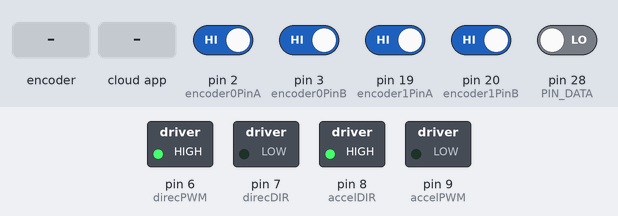
The sketch below on a simulated Arduino Mega 2560, built with avr-gcc and run on an emulated ATmega2560. Shown: switched loads named in the sketch (green lamp = pin HIGH). The inputs (shaded band) are chosen by the test bench; at power-on: pin 2 (encoder0PinA), pin 3 (encoder0PinB), pin 19 (encoder1PinA), pin 20 (encoder1PinB) HIGH, pin 28 (PIN_DATA) LOW. The ROS host is connected and sends only what is stated; pins used as bus, display or sensor lines are not drawn.

Above: at 1.2 s.
1.3 s: rotary encoder on pin 2 (encoder0PinA) / pin 3 (encoder0PinB) turned 3 steps (first pin leading)
At 3.0 s:
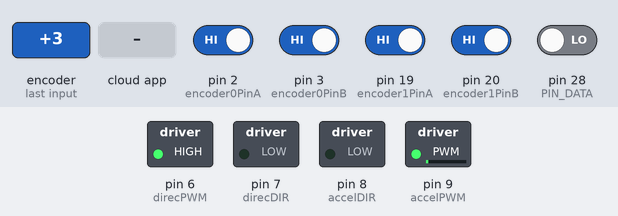
3.4 s: pin 28 (PIN_DATA) driven HIGH
At 4.3 s:
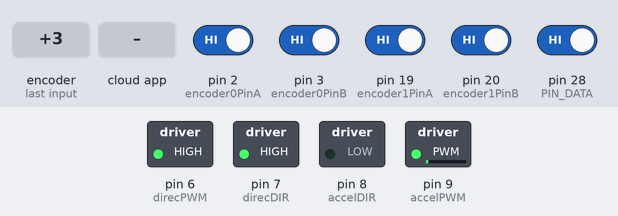
4.9 s: the phone or cloud app sets control_speed to -100
At 5.5 s:
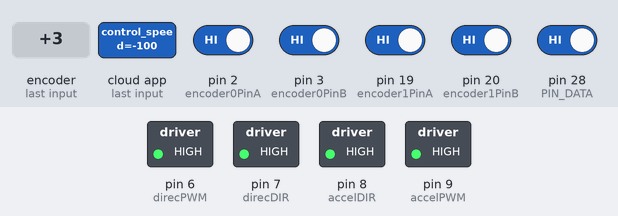
6.4 s: the phone or cloud app sets control_speed to 100
At 7.6 s:
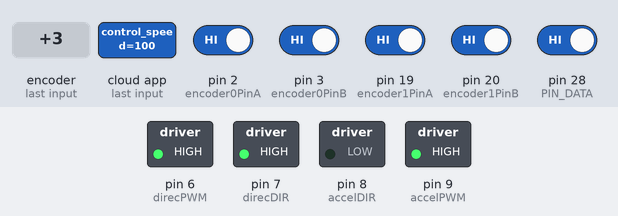
7.9 s: pin 28 (PIN_DATA) driven LOW
At 8.6 s:
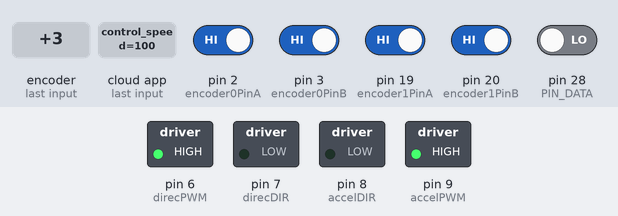
9.4 s: the phone or cloud app sets control_speed to -100
At 10.7 s:
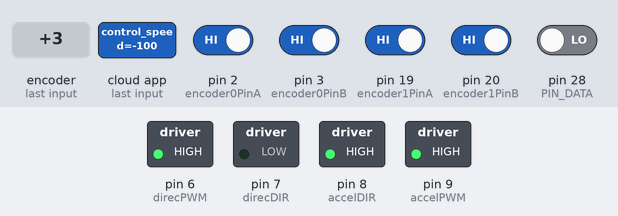
Timing chart, 0 to 12.0 s (numbered marks = the images above; inputs shaded):
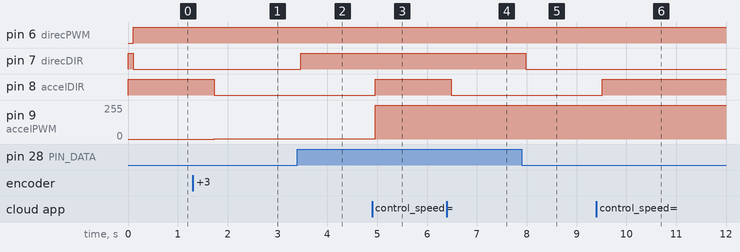

The sketch:

test.ino
```cpp
  #include <Ethernet.h>


#include <PID_v1.h>
//input:velocity from computer sent through ros
//output:pwm to motor controller
#include <ros.h>
#include <Arduino.h>
#include <std_msgs/Float64.h>
#include <std_msgs/Int32.h>

ros::NodeHandle  nh;


//*** Below are important pin configurations and constant values for absolute encoder
#define PIN_CS 24  //chip  select pin
#define PIN_CLOCK 26  //clock pin
#define PIN_DATA 28  //digital output pin
#define MID_POINT 390  // This is the amount of ticks when steering pole is straight ahead. This may change if absolite encoder loosens!! So just rostopic echo fwheel-tick and adjust

//*** Below are the pin configurations for both encoders. A is Green wire, B is White wire, Z is Yellow wire, Red and Black are 5V VCC and GND.
#define encoder0PinA 2
#define encoder0PinB 3
#define encoder0PinZ 18
#define encoder1PinA 19
#define encoder1PinB 20
#define encoder1PinZ 21
//*** Pin configurations for the motor controllers. Accel means rear motor controller, Direc means front motor controller
#define accelPWM 9
#define accelDIR 8
#define direcPWM 6
#define direcDIR 7

//*** Parameters for Acceleration PID
#define kpA 10
#define kiA 0
#define kdA 0

//*** Parameters for Direction PID
#define kpD 3
#define kiD 0.4
#define kdD 0

//*** Midpoint and threshold for steering
#define STEERING_MID 453
#define STEERING_MIN 380
#define STEERING_MAX 525

//output conencts to potentiometer of the motor controller's arduino?


double vCurrent, vTarget; //current and target speed variables
double target_angle, front_angle; // targe
double accelpwm; //variable for pwm value for acceleration
double direcpwm; //variable for pwn value for direction

//unsigned volatile short pulse0;
//unsigned volatile short pulse1;

PID accelPID (&vCurrent, &accelpwm, &vTarget, kpA, kiA, kdA, DIRECT);
PID direcPID (&front_angle, &direcpwm, &target_angle, kpD, kiD, kdD, DIRECT);

volatile int encoder0Pos = 0;
//int encoder0; //encoder0Pos before for testing CCW OR CW
//int encoder0_b; //mark the encoder0Pos when pulses change

volatile int encoder1Pos = 0;
//int encoder1; //encoder1Pos before for testing CCW OR CW
//int encoder1_b; //mark the encoder0Pos when pulse changes (this means that a revolution for the rear wheel has passed)


//std_msgs::String str_msg;
std_msgs::Float64 left_encoder;
std_msgs::Float64 right_encoder;
std_msgs::Int32 front_pwm;
std_msgs::Int32 front_target;
std_msgs::Int32 tick;
std_msgs::Int32 back_pwm;
int absencoderPos; //Numbers of ticks from absolute encoder
double left_speed;
double right_speed;
double left_tick, right_tick;


//fetch current left wheel speed from ROS
/*void currentSpeed_left(const std_msgs::Float64 &val) {
  left_speed = val.data;
} */

//fetch current right wheel speed from ROS
/*void currentSpeed_right(const std_msgs::Float64 &val) {
  right_speed = val.data;
}*/

//fetch current RAW data from absolute encoder from ROS and convert it to radians
/*void currentRadian_front(const std_msgs::Int32 &val) {
  front_angle = (double)val.data;
}*/

void targetSpeed(const std_msgs::Float64 &val) {
  vTarget = val.data;
}

void targetRadian(const std_msgs::Float64 &val) {
  target_angle = val.data / (2*PI) * 1024;
  if (target_angle > 72)
  {
    target_angle = 72;
  }
  else if (target_angle < -72)
  {
    target_angle = -72;
  }
}


//"" is the topic name, pc...--name of subscriber
//ros::Subscrirosber<std_msgs::Int32> pc_vTarget("motor_vTarget", &updateVTarget);
ros::Publisher lwheel_tick("lwheel_tick", &left_encoder);
ros::Publisher rwheel_tick("rwheel_tick", &right_encoder);
ros::Publisher fwheel_pwm("fwheel_pwm", &front_pwm);
ros::Publisher bwheel_pwm("bwheel_pwm", &back_pwm);
ros::Publisher target_tick("target_tick", &front_target);
ros::Publisher fwheel_tick("fwheel_tick", &tick);
//ros::Subscriber<std_msgs::Float64> lwheel_speed("lwheel_speed", &currentSpeed_left);  //current left wheel speed calculated by computer
//ros::Subscriber<std_msgs::Float64> rwheel_speed("rwheel_speed", &currentSpeed_right);  //current right wheel speed calculated by computer
//ros::Subscriber<std_msgs::Int32> fwheel_tick("fwheel_tick", &currentRadian_front)
ros::Subscriber<std_msgs::Float64> control_speed("control_speed", &targetSpeed); //target speed from computer
ros::Subscriber<std_msgs::Float64> control_steering("control_steering", &targetRadian); //target radians from computer

unsigned long pub_time;

void setup() {
  nh.initNode();
  //nh.subscribe(lwheel_speed);
  //nh.subscribe(rwheel_speed);
  nh.advertise(lwheel_tick);
  nh.advertise(rwheel_tick);
  nh.advertise(fwheel_pwm);
  nh.advertise(bwheel_pwm);
  nh.advertise(target_tick);
  nh.advertise(fwheel_tick);
  nh.subscribe(control_speed);
  nh.subscribe(control_steering);


  pinMode(encoder0PinA, INPUT);
  digitalWrite(encoder0PinA, HIGH);       // turn on pull-up resistor
  pinMode(encoder0PinB, INPUT);
  digitalWrite(encoder0PinB, HIGH);       // turn on pull-up resistor
  pinMode(encoder0PinZ, INPUT);
  digitalWrite(encoder0PinZ, HIGH);       // turn on pull-up resistor
  pinMode(encoder1PinA, INPUT);
  digitalWrite(encoder1PinA, HIGH);       // turn on pull-up resistor
  pinMode(encoder1PinB, INPUT);
  digitalWrite(encoder1PinB, HIGH);       // turn on pull-up resistor
  pinMode(encoder1PinZ, INPUT);
  digitalWrite(encoder1PinZ, HIGH);       // turn on pull-up resistor
  pinMode(PIN_CS, OUTPUT);
  pinMode(PIN_CLOCK, OUTPUT);
  pinMode(PIN_DATA, INPUT);
  digitalWrite(PIN_CLOCK, HIGH);
  digitalWrite(PIN_CS, LOW);
  pinMode(accelPWM, OUTPUT);
  pinMode(direcPWM, OUTPUT);
  pinMode(accelDIR, OUTPUT);
  pinMode(direcDIR, OUTPUT);

  attachInterrupt(digitalPinToInterrupt(encoder0PinA), doEncoder0A, CHANGE);  // Output channel A from encoder 0 -> interrupt pin 2
  attachInterrupt(digitalPinToInterrupt(encoder0PinB), doEncoder0B, CHANGE);  // Output channel B from encoder 0 -> interrupt pin 3
//  attachInterrupt(digitalPinToInterrupt(encoder0PinZ), doEncoderC(0), RISING); // Output channel C from encoder 0 -> interrupt pin 18
  attachInterrupt(digitalPinToInterrupt(encoder1PinA), doEncoder1A, CHANGE);  // Output channel A from encoder 1 -> interrupt pin 2
  attachInterrupt(digitalPinToInterrupt(encoder1PinB), doEncoder1B, CHANGE);  // Output channel B from encoder 1 -> interrupt pin 3
//  attachInterrupt(digitalPinToInterrupt(encoder1PinZ), doEncoderC(1), RISING); // Output channel C from encoder 1 -> interrupt pin 18

  //accept setPoint value from commands of PC
  //will it get update again if put in the setup() function?
  accelPID.SetMode(AUTOMATIC);
  direcPID.SetMode(AUTOMATIC);
  accelPID.SetOutputLimits(-255, 255);
  direcPID.SetOutputLimits(-255, 255);

  pub_time = millis();
  left_tick = 0;
  right_tick = 0;
}

void loop() {
  if(millis() - pub_time > 50) {
    left_speed = (-encoder0Pos - left_tick)*PI*0.216/(1000*0.05);
    right_speed = (encoder1Pos - right_tick)*PI*0.216/(1000*0.05);
    left_encoder.data = left_speed; // left value needs to be reversed
    right_encoder.data = left_speed;
    lwheel_tick.publish(&left_encoder);
    rwheel_tick.publish(&right_encoder);
    sendTicks();
    pub_time = millis();
    left_tick = encoder0Pos;
    right_tick = encoder1Pos;
  }
  vCurrent = (left_speed + right_speed) / 2;
  front_target.data = target_angle;
  target_tick.publish(&front_target);
  updateVelocity();
  nh.spinOnce();
}

void sendTicks(){
  absencoderPos = 0;
  digitalWrite(PIN_CS, HIGH);
  digitalWrite(PIN_CS, LOW);
  for (int i=0; i<10; i++) {
    digitalWrite(PIN_CLOCK, LOW);
    delay(1);
    digitalWrite(PIN_CLOCK, HIGH);
    delay(1);

    absencoderPos = absencoderPos | digitalRead(PIN_DATA);

    if(i < 9) absencoderPos = absencoderPos << 1;
  }
  for (int i=0; i<6; i++) {
    digitalWrite(PIN_CLOCK, LOW);
    delay(1);
    digitalWrite(PIN_CLOCK, HIGH);
    delay(1);
  }
  digitalWrite(PIN_CLOCK, LOW);
  delay(1);
  digitalWrite(PIN_CLOCK, HIGH);
  delay(1);

  absencoderPos -= MID_POINT;
  absencoderPos = -absencoderPos;
  front_angle = absencoderPos;
  tick.data = absencoderPos;
  fwheel_tick.publish(&tick);
}

void doEncoder0A() {
  /*  if (digitalRead(encoder0PinA) == HIGH){  //Commented out because we no longer need to reset the pulse, computer takes care of speed calc
      pulse0++;
    } */
    if (digitalRead(encoder0PinA) == digitalRead(encoder0PinB)){
      encoder0Pos--;
    }
    else {
      encoder0Pos++;
    }
/*    if (abs(encoder0) > abs(encoder0Pos)){  //Commented out because we no longer need to reset the pulse, computer takes care of speed calc
      pulse0 = 0;
    }*/
}

void doEncoder1A() {
    /*if (digitalRead(encoder1PinA) == HIGH){  //Commented out because we no longer need to reset the pulse, computer takes care of speed calc
      pulse1++;
    } */
    if (digitalRead(encoder1PinA) == digitalRead(encoder1PinB)){
      encoder1Pos--;
    }
    else {
      encoder1Pos++;
    }
   /* if (abs(encoder1) > abs(encoder1Pos)){  //Commented out because we no longer need to reset the pulse, computer takes care of speed calc
      pulse1 = 0;
    } */
}

void doEncoder0B() {
    if (digitalRead(encoder0PinA) == digitalRead(encoder0PinB)){
      encoder0Pos++;
    }
    else {
      encoder0Pos--;
    }
   /* if (abs(encoder0) > abs(encoder0Pos)){  //Commented out because we no longer need to reset the pulse, computer takes care of speed calc
      pulse0 = 0;
    }  */
}

void doEncoder1B() {
      if (digitalRead(encoder1PinA) == digitalRead(encoder1PinB)){
      encoder1Pos++;
    }
    else {
      encoder1Pos--;
    }
   /* if (abs(encoder1) > abs(encoder1Pos)){  //Commented out because we no longer need to reset the pulse, computer takes care of speed calc
      pulse1 = 0;
    }  */
}

/*void doEncoderC(bool encoderNum) {
  if (encoderNum == 0){
    encoder0Pos = 0;
  }
  else{
    encoder1Pos = 0;
  }
}
*/


void updateVelocity(){

    accelPID.Compute();
    direcPID.Compute();
    front_pwm.data = direcpwm;
    fwheel_pwm.publish(&front_pwm);
    back_pwm.data = accelpwm;
    bwheel_pwm.publish(&back_pwm);
    updateAccel(accelpwm, direcpwm);
   /* Seril.println(pwm, DEC);
    analogWrite(PWM, pwm);
    String str_pwm = String(pwm);
    int str_pwm_length = str_pwm.length() + 1;
    char pwm_str_array[str_pwm_length];
    str_pwm.toCharArray(pwm_str_array, str_pwm_length);
    str_msg.data = pwm_str_array;
    pub_vTarget.publish(&str_msg); */
}

//Remember to check whether the directions are correct
void updateAccel(int accelpwm, int direcpwm) {
  if(accelpwm <= 0) {
    digitalWrite(accelDIR, HIGH);
  }
  else {
    digitalWrite(accelDIR, LOW);
  }

  if(direcpwm >= 0) {
    digitalWrite(direcDIR, HIGH);
  }
  else {
    digitalWrite(direcDIR, LOW);
  }

  analogWrite(accelPWM, abs(accelpwm));

  analogWrite(direcPWM, abs(direcpwm));

}
```

Measured:
- after the input at 1.3 s, pin 8 (accelDIR): HIGH → LOW after 0.43 s; pin 9 (accelPWM): 0/255 → 1/255 after 0.43 s
- after the input at 3.4 s, pin 7 (direcDIR): LOW → HIGH after 0.06 s
- after the input at 4.9 s, pin 8 (accelDIR): LOW → HIGH after 0.06 s; pin 9 (accelPWM): 1/255 → 255/255 after 0.06 s
- after the input at 6.4 s, pin 8 (accelDIR): HIGH → LOW after 0.09 s
- after the input at 7.9 s, pin 7 (direcDIR): HIGH → LOW after 0.09 s
- after the input at 9.4 s, pin 8 (accelDIR): LOW → HIGH after 0.11 s
